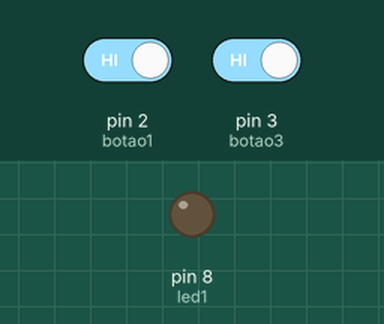
Recording of a sketch running on a simulated Arduino Uno, built with avr-gcc and run on an emulated ATmega328P. Shown: output pins drawn as LEDs (lit = HIGH). Inputs (shaded band) come from the test bench; at power-on: pin 2 (botao1) HIGH, pin 3 (botao3) HIGH.

Above: at 1.2 s.
1.3 s: pin 2 (botao1) driven LOW and pin 3 (botao3) driven LOW
At 1.9 s:
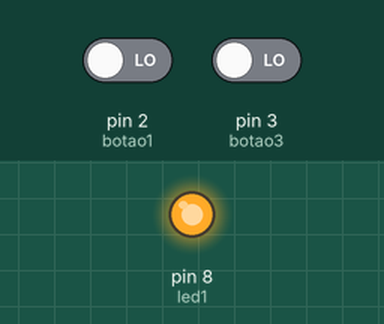
2.8 s: pin 2 (botao1) driven HIGH
At 4.0 s:
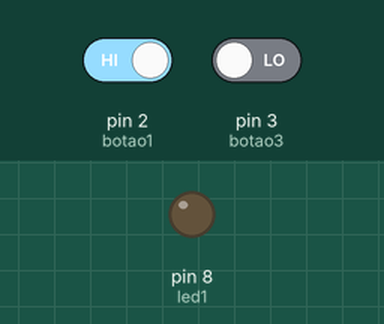
4.3 s: pin 2 (botao1) driven LOW
At 5.4 s:
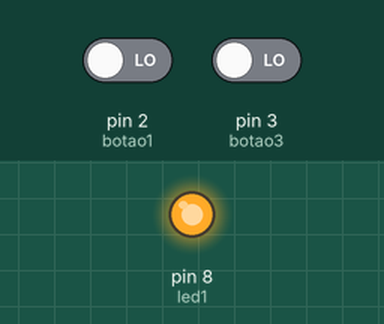
Timing chart, 0 to 7.3 s (numbered marks = the images above; inputs shaded):
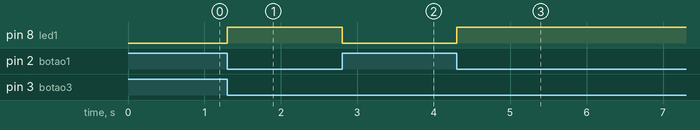

Measured:
- after the input at 1.3 s, pin 8 (led1): LOW → HIGH at once
- after the input at 2.8 s, pin 8 (led1): HIGH → LOW at once
- after the input at 4.3 s, pin 8 (led1): LOW → HIGH at once

The sketch:

5.ino
```cpp
const int botao1 = 2;
const int botao3 = 3;
const int led1 = 8;

void setup() {
  pinMode(botao1, INPUT_PULLUP);
  pinMode(botao3, INPUT_PULLUP);
  pinMode(led1, OUTPUT);
}

void loop() {
  int estado1 = digitalRead(botao1);
  int estado3 = digitalRead(botao3);

  if (estado1 == LOW && estado3 == LOW) {
    digitalWrite(led1, HIGH);
  } else {
    digitalWrite(led1, LOW);
  }
}
```
